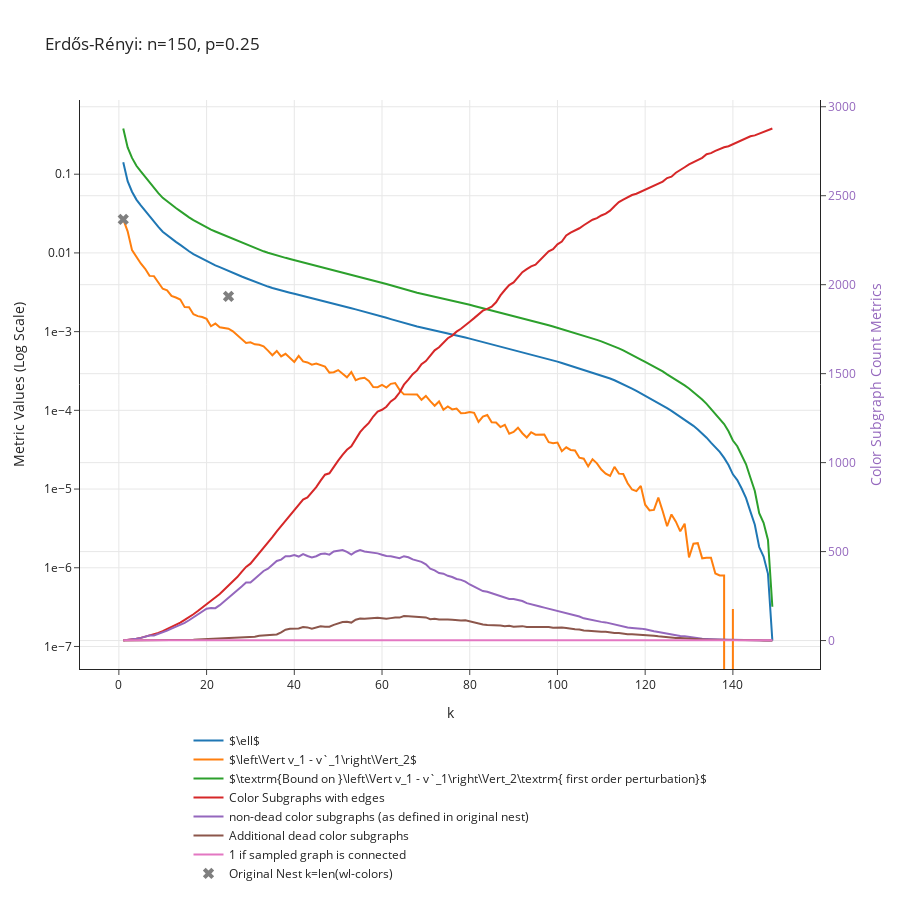

Notebook cell for this chart:
### Code cell
p = 0.25
n = 150
G = nx.erdos_renyi_graph(n, p)
data_dict = get_convergence_data_of_nest(G, min_cluster_size = 1, max_k = 150)
plot_convergence_data(data_dict, f"Erdős-Rényi: n={n}, p={p}")

### Figure 1 — Plotly figure (JSON) as saved in the notebook; plotly's stock layout.template omitted (floating-point values rounded to 4 significant figures; data arrays with more than 128 entries replaced by an {"elided": "..."} marker saying what was removed)
{"data": [{"mode": "lines", "name": "$\\ell$", "type": "scatter", "x": {"elided": "149 int values"}, "y": {"elided": "149 float values"}}, {"mode": "lines", "name": "$\\left\\Vert v_1 - v`_1\\right\\Vert_2$", "type": "scatter", "x": {"elided": "149 int values"}, "y": {"elided": "149 float values"}}, {"mode": "lines", "name": "$\\textrm{Bound on }\\left\\Vert v_1 - v`_1\\right\\Vert_2\\textrm{ first order perturbation}$", "type": "scatter", "x": {"elided": "149 int values"}, "y": {"elided": "149 float values"}}, {"mode": "lines", "name": "Color Subgraphs with edges", "type": "scatter", "x": {"elided": "149 int values"}, "y": {"elided": "149 int values"}, "yaxis": "y2"}, {"mode": "lines", "name": "non-dead color subgraphs (as defined in original nest)", "type": "scatter", "x": {"elided": "149 int values"}, "y": {"elided": "149 int values"}, "yaxis": "y2"}, {"mode": "lines", "name": "Additional dead color subgraphs", "type": "scatter", "x": {"elided": "149 int values"}, "y": {"elided": "149 int values"}, "yaxis": "y2"}, {"mode": "lines", "name": "1 if sampled graph is connected", "type": "scatter", "x": {"elided": "149 int values"}, "y": {"elided": "149 int values"}, "yaxis": "y2"}, {"marker": {"size": 10, "symbol": "x"}, "mode": "markers", "name": "Original Nest k=len(wl-colors)", "type": "scatter", "x": [1, 25, 150], "y": [0.02662, 0.002807, 0]}], "layout": {"height": 900, "hovermode": "closest", "legend": {"orientation": "h", "x": 0.5, "xanchor": "center", "y": -0.1, "yanchor": "top"}, "title": {"text": "Erdős-Rényi: n=150, p=0.25"}, "xaxis": {"title": {"text": "k"}}, "yaxis": {"exponentformat": "e", "title": {"text": "Metric Values (Log Scale)"}, "type": "log"}, "yaxis2": {"overlaying": "y", "side": "right", "tickfont": {"color": "rgba(148, 103, 189, 1)"}, "title": {"font": {"color": "rgba(148, 103, 189, 1)"}, "text": "Color Subgraph Count Metrics"}, "type": "linear"}}}
